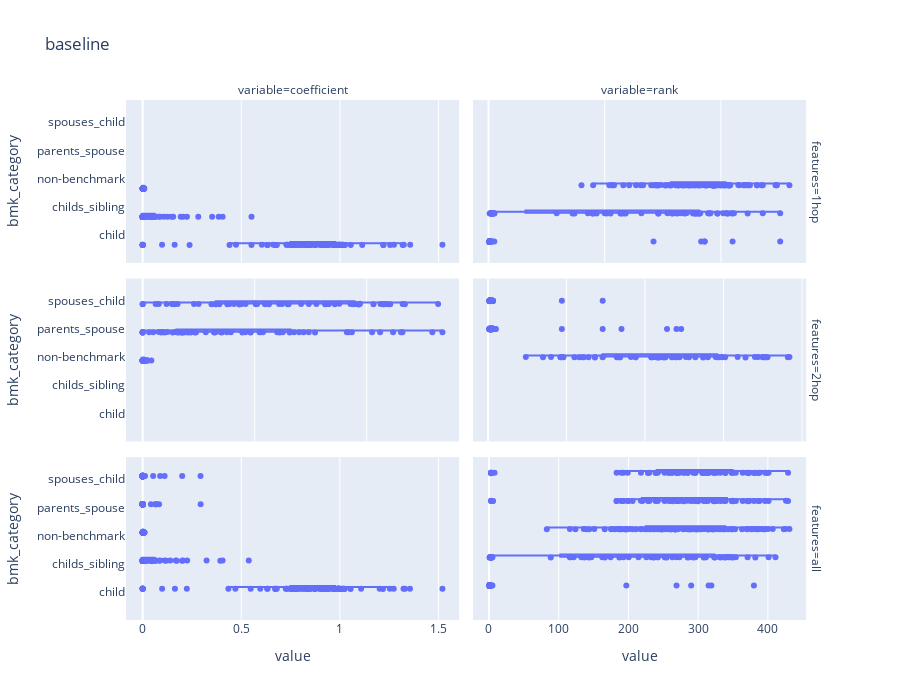
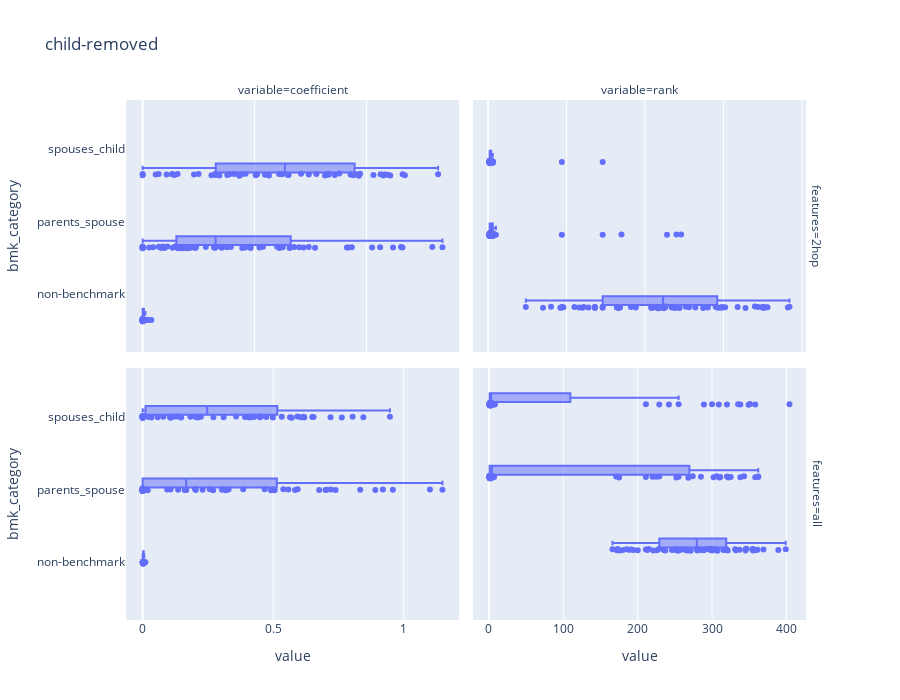

Source (notebook cell) for these figures, in order:
### Code cell
for experiment in experiments.keys():
    X = melt_stats[melt_stats['experiment'] == experiment]
    fig = px.box(X, y='bmk_category', x='value', facet_col='variable', facet_row='features',
                 hover_data=['query_triple'], title=experiment, height=700, width=900, points='all')
    fig.update_xaxes(matches=None)

### Figure 1 — Plotly figure (JSON) as saved in the notebook; plotly's stock layout.template omitted (floating-point values rounded to 4 significant figures; data arrays with more than 128 entries replaced by an {"elided": "..."} marker saying what was removed)
{"data": [{"alignmentgroup": "True", "boxpoints": "all", "customdata": {"elided": "252x1 str values"}, "hovertemplate": "features=1hop<br>variable=coefficient<br>value=%{x}<br>bmk_category=%{y}<br>query_triple=%{customdata[0]}<extra></extra>", "legendgroup": "", "marker": {"color": "#636efa"}, "name": "", "notched": false, "offsetgroup": "", "orientation": "h", "showlegend": false, "type": "box", "x": {"elided": "252 float values"}, "x0": " ", "xaxis": "x5", "y": {"elided": "252 str values"}, "y0": " ", "yaxis": "y5"}, {"alignmentgroup": "True", "boxpoints": "all", "customdata": {"elided": "252x1 str values"}, "hovertemplate": "features=1hop<br>variable=rank<br>value=%{x}<br>bmk_category=%{y}<br>query_triple=%{customdata[0]}<extra></extra>", "legendgroup": "", "marker": {"color": "#636efa"}, "name": "", "notched": false, "offsetgroup": "", "orientation": "h", "showlegend": false, "type": "box", "x": {"elided": "252 float values"}, "x0": " ", "xaxis": "x6", "y": {"elided": "252 str values"}, "y0": " ", "yaxis": "y6"}, {"alignmentgroup": "True", "boxpoints": "all", "customdata": {"elided": "179x1 str values"}, "hovertemplate": "features=2hop<br>variable=coefficient<br>value=%{x}<br>bmk_category=%{y}<br>query_triple=%{customdata[0]}<extra></extra>", "legendgroup": "", "marker": {"color": "#636efa"}, "name": "", "notched": false, "offsetgroup": "", "orientation": "h", "showlegend": false, "type": "box", "x": {"elided": "179 float values"}, "x0": " ", "xaxis": "x3", "y": {"elided": "179 str values"}, "y0": " ", "yaxis": "y3"}, {"alignmentgroup": "True", "boxpoints": "all", "customdata": {"elided": "179x1 str values"}, "hovertemplate": "features=2hop<br>variable=rank<br>value=%{x}<br>bmk_category=%{y}<br>query_triple=%{customdata[0]}<extra></extra>", "legendgroup": "", "marker": {"color": "#636efa"}, "name": "", "notched": false, "offsetgroup": "", "orientation": "h", "showlegend": false, "type": "box", "x": {"elided": "179 float values"}, "x0": " ", "xaxis": "x4", "y": {"elided": "179 str values"}, "y0": " ", "yaxis": "y4"}, {"alignmentgroup": "True", "boxpoints": "all", "customdata": {"elided": "375x1 str values"}, "hovertemplate": "features=all<br>variable=coefficient<br>value=%{x}<br>bmk_category=%{y}<br>query_triple=%{customdata[0]}<extra></extra>", "legendgroup": "", "marker": {"color": "#636efa"}, "name": "", "notched": false, "offsetgroup": "", "orientation": "h", "showlegend": false, "type": "box", "x": {"elided": "375 float values"}, "x0": " ", "xaxis": "x", "y": {"elided": "375 str values"}, "y0": " ", "yaxis": "y"}, {"alignmentgroup": "True", "boxpoints": "all", "customdata": {"elided": "375x1 str values"}, "hovertemplate": "features=all<br>variable=rank<br>value=%{x}<br>bmk_category=%{y}<br>query_triple=%{customdata[0]}<extra></extra>", "legendgroup": "", "marker": {"color": "#636efa"}, "name": "", "notched": false, "offsetgroup": "", "orientation": "h", "showlegend": false, "type": "box", "x": {"elided": "375 float values"}, "x0": " ", "xaxis": "x2", "y": {"elided": "375 str values"}, "y0": " ", "yaxis": "y2"}], "layout": {"annotations": [{"font": {}, "showarrow": false, "text": "variable=coefficient", "x": 0.24, "xanchor": "center", "xref": "paper", "y": 1.0, "yanchor": "bottom", "yref": "paper"}, {"font": {}, "showarrow": false, "text": "variable=rank", "x": 0.74, "xanchor": "center", "xref": "paper", "y": 1.0, "yanchor": "bottom", "yref": "paper"}, {"font": {}, "showarrow": false, "text": "features=all", "textangle": 90, "x": 0.98, "xanchor": "left", "xref": "paper", "y": 0.1567, "yanchor": "middle", "yref": "paper"}, {"font": {}, "showarrow": false, "text": "features=2hop", "textangle": 90, "x": 0.98, "xanchor": "left", "xref": "paper", "y": 0.5, "yanchor": "middle", "yref": "paper"}, {"font": {}, "showarrow": false, "text": "features=1hop", "textangle": 90, "x": 0.98, "xanchor": "left", "xref": "paper", "y": 0.8433, "yanchor": "middle", "yref": "paper"}], "boxmode": "group", "height": 700, "legend": {"tracegroupgap": 0}, "title": {"text": "baseline"}, "width": 900, "xaxis": {"anchor": "y", "autorange": true, "domain": [0, 0.48], "range": [-0.08449, 1.605], "title": {"text": "value"}, "type": "linear"}, "xaxis2": {"anchor": "y2", "autorange": true, "domain": [0.5, 0.98], "range": [-22.89, 454.9], "title": {"text": "value"}, "type": "linear"}, "xaxis3": {"anchor": "y3", "autorange": true, "domain": [0, 0.48], "range": [-0.07437, 1.413], "showticklabels": false, "type": "linear"}, "xaxis4": {"anchor": "y4", "autorange": true, "domain": [0.5, 0.98], "range": [-9.611, 202.6], "showticklabels": false, "type": "linear"}, "xaxis5": {"anchor": "y5", "autorange": true, "domain": [0, 0.48], "range": [-0.08442, 1.604], "showticklabels": false, "type": "linear"}, "xaxis6": {"anchor": "y6", "autorange": true, "domain": [0.5, 0.98], "range": [-13.33, 273.3], "showticklabels": false, "type": "linear"}, "yaxis": {"anchor": "x", "autorange": true, "domain": [0, 0.3133], "range": [-0.9942, 4.789], "title": {"text": "bmk_category"}, "type": "category"}, "yaxis2": {"anchor": "x2", "autorange": true, "domain": [0, 0.3133], "matches": "y", "range": [-0.9942, 4.789], "showticklabels": false, "type": "category"}, "yaxis3": {"anchor": "x3", "autorange": true, "domain": [0.3433, 0.6567], "matches": "y", "range": [-0.9942, 4.789], "title": {"text": "bmk_category"}, "type": "category"}, "yaxis4": {"anchor": "x4", "autorange": true, "domain": [0.3433, 0.6567], "matches": "y", "range": [-0.9942, 4.789], "showticklabels": false, "type": "category"}, "yaxis5": {"anchor": "x5", "autorange": true, "domain": [0.6867, 1.0], "matches": "y", "range": [-0.9942, 4.789], "title": {"text": "bmk_category"}, "type": "category"}, "yaxis6": {"anchor": "x6", "autorange": true, "domain": [0.6867, 1.0], "matches": "y", "range": [-0.9942, 4.789], "showticklabels": false, "type": "category"}}}

### Figure 2 — Plotly figure (JSON) as saved in the notebook; plotly's stock layout.template omitted (floating-point values rounded to 4 significant figures; data arrays with more than 128 entries replaced by an {"elided": "..."} marker saying what was removed)
{"data": [{"alignmentgroup": "True", "boxpoints": "all", "customdata": {"elided": "179x1 str values"}, "hovertemplate": "features=2hop<br>variable=coefficient<br>value=%{x}<br>bmk_category=%{y}<br>query_triple=%{customdata[0]}<extra></extra>", "legendgroup": "", "marker": {"color": "#636efa"}, "name": "", "notched": false, "offsetgroup": "", "orientation": "h", "showlegend": false, "type": "box", "x": {"elided": "179 float values"}, "x0": " ", "xaxis": "x3", "y": {"elided": "179 str values"}, "y0": " ", "yaxis": "y3"}, {"alignmentgroup": "True", "boxpoints": "all", "customdata": {"elided": "179x1 str values"}, "hovertemplate": "features=2hop<br>variable=rank<br>value=%{x}<br>bmk_category=%{y}<br>query_triple=%{customdata[0]}<extra></extra>", "legendgroup": "", "marker": {"color": "#636efa"}, "name": "", "notched": false, "offsetgroup": "", "orientation": "h", "showlegend": false, "type": "box", "x": {"elided": "179 float values"}, "x0": " ", "xaxis": "x4", "y": {"elided": "179 str values"}, "y0": " ", "yaxis": "y4"}, {"alignmentgroup": "True", "boxpoints": "all", "customdata": {"elided": "179x1 str values"}, "hovertemplate": "features=all<br>variable=coefficient<br>value=%{x}<br>bmk_category=%{y}<br>query_triple=%{customdata[0]}<extra></extra>", "legendgroup": "", "marker": {"color": "#636efa"}, "name": "", "notched": false, "offsetgroup": "", "orientation": "h", "showlegend": false, "type": "box", "x": {"elided": "179 float values"}, "x0": " ", "xaxis": "x", "y": {"elided": "179 str values"}, "y0": " ", "yaxis": "y"}, {"alignmentgroup": "True", "boxpoints": "all", "customdata": {"elided": "179x1 str values"}, "hovertemplate": "features=all<br>variable=rank<br>value=%{x}<br>bmk_category=%{y}<br>query_triple=%{customdata[0]}<extra></extra>", "legendgroup": "", "marker": {"color": "#636efa"}, "name": "", "notched": false, "offsetgroup": "", "orientation": "h", "showlegend": false, "type": "box", "x": {"elided": "179 float values"}, "x0": " ", "xaxis": "x2", "y": {"elided": "179 str values"}, "y0": " ", "yaxis": "y2"}], "layout": {"annotations": [{"font": {}, "showarrow": false, "text": "variable=coefficient", "x": 0.24, "xanchor": "center", "xref": "paper", "y": 1, "yanchor": "bottom", "yref": "paper"}, {"font": {}, "showarrow": false, "text": "variable=rank", "x": 0.74, "xanchor": "center", "xref": "paper", "y": 1, "yanchor": "bottom", "yref": "paper"}, {"font": {}, "showarrow": false, "text": "features=all", "textangle": 90, "x": 0.98, "xanchor": "left", "xref": "paper", "y": 0.2425, "yanchor": "middle", "yref": "paper"}, {"font": {}, "showarrow": false, "text": "features=2hop", "textangle": 90, "x": 0.98, "xanchor": "left", "xref": "paper", "y": 0.7575, "yanchor": "middle", "yref": "paper"}], "boxmode": "group", "height": 700, "legend": {"tracegroupgap": 0}, "title": {"text": "child-removed"}, "width": 900, "xaxis": {"anchor": "y", "autorange": true, "domain": [0, 0.48], "range": [-0.06383, 1.213], "title": {"text": "value"}, "type": "linear"}, "xaxis2": {"anchor": "y2", "autorange": true, "domain": [0.5, 0.98], "range": [-21.39, 426.4], "title": {"text": "value"}, "type": "linear"}, "xaxis3": {"anchor": "y3", "autorange": true, "domain": [0, 0.48], "range": [-0.07437, 1.413], "showticklabels": false, "type": "linear"}, "xaxis4": {"anchor": "y4", "autorange": true, "domain": [0.5, 0.98], "range": [-9.611, 202.6], "showticklabels": false, "type": "linear"}, "yaxis": {"anchor": "x", "autorange": true, "domain": [0, 0.485], "range": [-0.7976, 2.674], "title": {"text": "bmk_category"}, "type": "category"}, "yaxis2": {"anchor": "x2", "autorange": true, "domain": [0, 0.485], "matches": "y", "range": [-0.7976, 2.674], "showticklabels": false, "type": "category"}, "yaxis3": {"anchor": "x3", "autorange": true, "domain": [0.515, 1], "matches": "y", "range": [-0.7976, 2.674], "title": {"text": "bmk_category"}, "type": "category"}, "yaxis4": {"anchor": "x4", "autorange": true, "domain": [0.515, 1], "matches": "y", "range": [-0.7976, 2.674], "showticklabels": false, "type": "category"}}}
